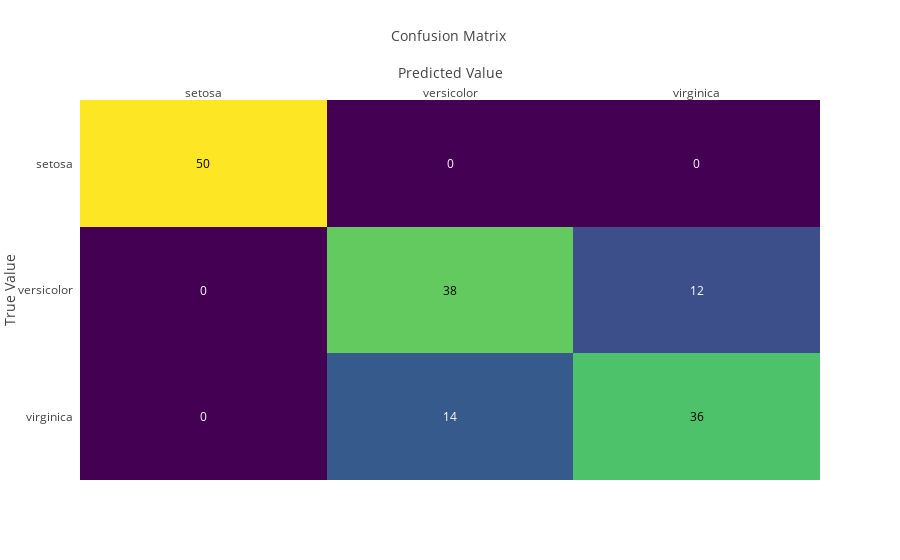

This figure's notebook cell:
### Code cell
plot_handler.plot_confusion_matrix()

### Figure 1 — Plotly figure (JSON) as saved in the notebook; plotly's stock layout.template omitted (floating-point values rounded to 4 significant figures)
{"data": [{"colorscale": "Viridis", "reversescale": false, "showscale": false, "type": "heatmap", "uid": "3c879912-0f0b-4f49-afe7-b1fb21305786", "x": ["setosa", "versicolor", "virginica"], "y": ["virginica", "versicolor", "setosa"], "z": [[0, 14, 36], [0, 38, 12], [50, 0, 0]]}], "layout": {"annotations": [{"font": {"color": "#FFFFFF"}, "showarrow": false, "text": "0", "x": "setosa", "xref": "x", "y": "virginica", "yref": "y"}, {"font": {"color": "#FFFFFF"}, "showarrow": false, "text": "14", "x": "versicolor", "xref": "x", "y": "virginica", "yref": "y"}, {"font": {"color": "#000000"}, "showarrow": false, "text": "36", "x": "virginica", "xref": "x", "y": "virginica", "yref": "y"}, {"font": {"color": "#FFFFFF"}, "showarrow": false, "text": "0", "x": "setosa", "xref": "x", "y": "versicolor", "yref": "y"}, {"font": {"color": "#000000"}, "showarrow": false, "text": "38", "x": "versicolor", "xref": "x", "y": "versicolor", "yref": "y"}, {"font": {"color": "#FFFFFF"}, "showarrow": false, "text": "12", "x": "virginica", "xref": "x", "y": "versicolor", "yref": "y"}, {"font": {"color": "#000000"}, "showarrow": false, "text": "50", "x": "setosa", "xref": "x", "y": "setosa", "yref": "y"}, {"font": {"color": "#FFFFFF"}, "showarrow": false, "text": "0", "x": "versicolor", "xref": "x", "y": "setosa", "yref": "y"}, {"font": {"color": "#FFFFFF"}, "showarrow": false, "text": "0", "x": "virginica", "xref": "x", "y": "setosa", "yref": "y"}], "autosize": true, "xaxis": {"autorange": true, "dtick": 1, "gridcolor": "rgb(0, 0, 0)", "range": [-0.5, 2.5], "side": "top", "ticks": "", "title": {"text": "Confusion Matrix <br /><br />Predicted Value"}, "type": "category"}, "yaxis": {"autorange": true, "dtick": 1, "range": [-0.5, 2.5], "ticks": "", "ticksuffix": "  ", "title": {"text": "True Value"}, "type": "category"}}}
